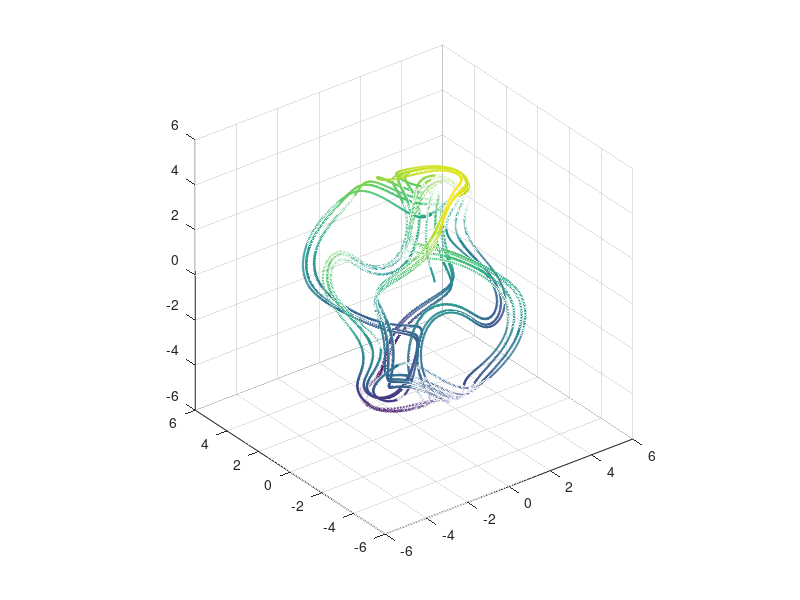

This figure's MATLAB source: (Note: this script raises an error after producing the figure.)
%{

A tutorial on using model discovery on 1D data.

Press ctrl + enter to run individual sections

%}


%%%%%%%%%%%%%%%%%%%%%%%%%%%%%%%%%%%%%%%%%%%%%%%%%
%% Part 1: generate some time depenendent data
%%%%%%%%%%%%%%%%%%%%%%%%%%%%%%%%%%%%%%%%%%%%%%%%%
clear;

% Simulate the Thomas attractor
% https://en.wikipedia.org/wiki/Thomas%27_cyclically_symmetric_attractor
b = 0.15;
v = @(x) sin(circshift(x,-1)) - b*x;

dt =  0.05;  %timetep
n  = 1024*32; %steps

%Do RK4 to fill out a trajectory
data = zeros( n, 3 );
data(1,:) = [1;0;0]; %initial data

for i = 2:n
  k1 = dt*v(data(i-1,:) );
  k2 = dt*v(data(i-1,:) +k1/2);
  k3 = dt*v(data(i-1,:) +k2/2);
  k4 = dt*v(data(i-1,:) +k3);

  data(i,:) = data(i-1,:) + (k1 + 2*k2 + 2*k3 + k4)/6;
end

%Name each coordinate
x = data(:,1);
y = data(:,2);
z = data(:,3);

ms = 1; %marker size
scatter3( x, y, z, ms, z, 'o');

xlim([-6,6]);
ylim(xlim);
zlim(ylim);
pbaspect([1 1 1]);






%%%%%%%%%%%%%%%%%%%%%%%%%%%%%%%%%%%%%
%% Part 2: compute a library matrix
%%%%%%%%%%%%%%%%%%%%%%%%%%%%%%%%%%%%%

addpath("../SPIDER_functions/");

number_of_library_terms = 2;    %under-estimate this
number_of_windows       = 128;  %number of domains we integrate over 
degrees_of_freedom      = 1;    %scalars have one degree of freedom
dimension               = 1;    %how many dimensions does our data have?
envelope_power          = 4;    %weight is (1-x^2)^power
size_vec                = [128]; %how many gridpoints should we use per integration?
buffer                  = 0;    %Don't use points this close to boundary

% BEGIN BOILERPLATE
%define shorthand notation
nl = number_of_library_terms;
nw = number_of_windows;
dof= degrees_of_freedom;

%Make important objects for integration
pol      = envelope_pol( envelope_power, dimension );
G        = zeros( dof*nw, nl );
labels   = cell(nl, 1);
scales   = zeros(1,nl);

size_of_data = size(data, 1:dimension);
seed = 1;
corners = pick_subdomains_manual_seed( size_of_data, size_vec, buffer, nw, seed );

t = dt*(0:n-1);
grid = { t };
a = 1; %running index over library
% END BOILERPLATE



labels{a} = "dx/dt";
G(:,a)    = SPIDER_integrate( x, [1], grid, corners, size_vec, pol );
scales(a) = mean(abs(x));
a = a+1;

labels{a} = "dy/dt";
G(:,a)    = SPIDER_integrate( y, [1], grid, corners, size_vec, pol );
scales(a) = mean(abs(y));
a = a+1;

labels{a} = "dz/dt";
G(:,a)    = SPIDER_integrate( z, [1], grid, corners, size_vec, pol );
scales(a) = mean(abs(z));
a = a+1;


labels{a} = "x";
G(:,a)    = SPIDER_integrate( x, [], grid, corners, size_vec, pol );
scales(a) = 1;
a = a+1;

labels{a} = "y";
G(:,a)    = SPIDER_integrate( y, [], grid, corners, size_vec, pol );
scales(a) = 1;
a = a+1;

labels{a} = "z";
G(:,a)    = SPIDER_integrate( z, [], grid, corners, size_vec, pol );
scales(a) = 1;
a = a+1;



labels{a} = "sin(x)";
G(:,a)    = SPIDER_integrate( sin(x), [], grid, corners, size_vec, pol );
scales(a) = 1;
a = a+1;

labels{a} = "sin(y)";
G(:,a)    = SPIDER_integrate( sin(y), [], grid, corners, size_vec, pol );
scales(a) = 1;
a = a+1;

labels{a} = "sin(z)";
G(:,a)    = SPIDER_integrate( sin(z), [], grid, corners, size_vec, pol );
scales(a) = 1;
a = a+1;

%normalize the feature matrix.
norm_vec = SPIDER_integrate( 0*x + 1, [], grid, corners, size_vec, pol );      
G        = G./norm_vec;
%Nondimensionalize
G = G./scales;









%%%%%%%%%%%%%%%%%%%%%%%%%%%%%%%%%%%%%
%% Part 3: sparse regression
%%%%%%%%%%%%%%%%%%%%%%%%%%%%%%%%%%%%%

gamma = 1.25;

%search for three models
for i = 1:3
  %Do sparse regression
  [cs, residuals] = greedy_regression_pure_matlab( G );

  %Print the discovered model
  k = report_identified_model(cs, residuals, scales, labels, gamma);

  %remove the most important term
  [~, kill] = max( vecnorm(G*diag(cs(:,k))) );
  G(:, kill) = [];
  labels(kill) = [];
  scales(kill) = [];
end
